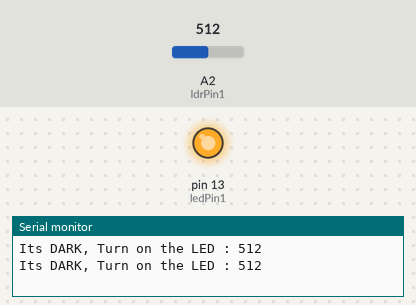
A sketch run on a simulated Arduino Uno, built with avr-gcc and run on an emulated ATmega328P. On the bench: output pins drawn as LEDs (lit = HIGH), the last lines printed to the serial monitor. The test bench sets the inputs (shaded band); at power-on: A2 (ldrPin1) = 512.

Above: at 2.8 s.
2.9 s: A2 (ldrPin1) set to 215
5.6 s: A2 (ldrPin1) set to 193
At 6.9 s:
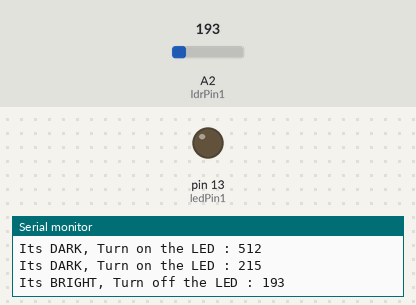
8.3 s: A2 (ldrPin1) set to 210
At 11.2 s:
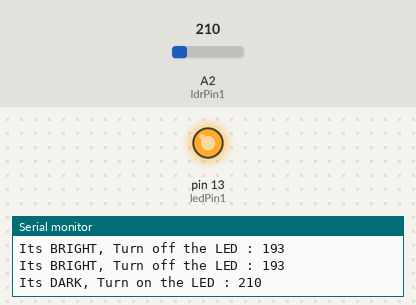
11.5 s: A2 (ldrPin1) set to 190
At 12.8 s:
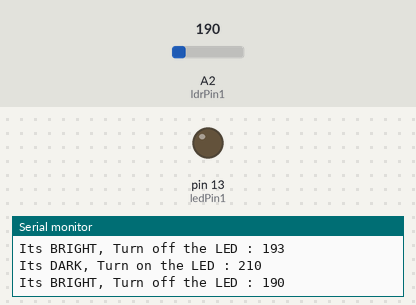
Timing chart, 0 to 14.5 s (numbered marks = the images above; inputs shaded):
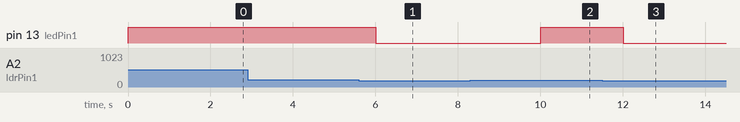

The sketch:

sketch_feb15a.ino
```cpp
const int ledPin1 = 13;
const int ldrPin1 = 2;


void setup() {
  Serial.begin(115200);  //Initialize serial
  //Serial.println(F("ldrStatus test!"));
  pinMode(ledPin1, OUTPUT);
  pinMode(ldrPin1, INPUT);
  // put your setup code here, to run once:

}

void loop() {
  int ldrStatus1 = analogRead(ldrPin1);
if (ldrStatus1 <= 200) {
digitalWrite(ledPin1, LOW);
Serial.print("Its BRIGHT, Turn off the LED : ");
Serial.println(ldrStatus1);
}
else {

digitalWrite(ledPin1, HIGH);
Serial.print("Its DARK, Turn on the LED : ");
Serial.println(ldrStatus1);
}
delay(2000);
// put your main code here, to run repeatedly:

}
```

Measured:
- the behaviour switches between 201 and 200 on A2 (ldrPin1) (found by bisection; images 0 and 1)
- after the input at 5.6 s, pin 13 (ledPin1): HIGH → LOW after 0.40 s
- after the input at 8.3 s, pin 13 (ledPin1): LOW → HIGH after 1.7 s
- after the input at 11.5 s, pin 13 (ledPin1): HIGH → LOW after 0.50 s
